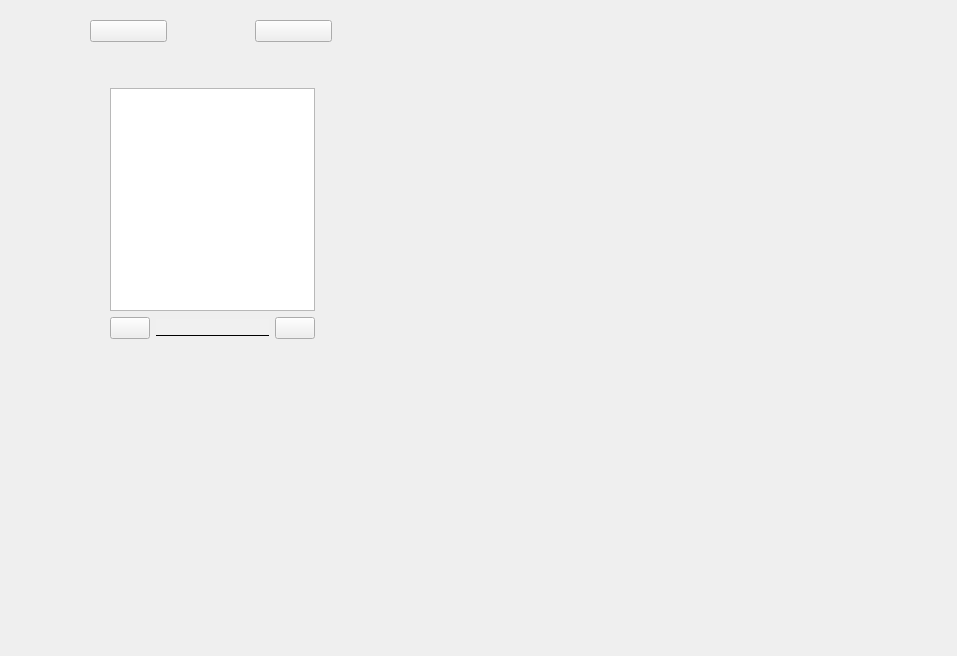
<?xml version="1.0" encoding="UTF-8"?>
<ui version="4.0">
 <class>Chat</class>
 <widget class="QWidget" name="Chat">
  <property name="geometry">
   <rect>
    <x>0</x>
    <y>0</y>
    <width>957</width>
    <height>656</height>
   </rect>
  </property>
  <property name="windowTitle">
   <string>Form</string>
  </property>
  <property name="styleSheet">
   <string notr="true">
QScrollBar:vertical {
      border: none;
 	  background-color: rgba(255, 255, 255);
      width: 4px;
      margin: 0px 0 0px 0;
  }
  QScrollBar::handle:vertical {
	 border: none;
     border-radius:2px;
      background: rgba(154, 154, 154, 150);
      min-height: 15px;
  }
QScrollBar::sub-line:vertical {
      border: none;
      height: 0px;
      subcontrol-position: top;
      subcontrol-origin: margin;
  }
QScrollBar::add-line:vertical {
      border: none;
      height: 0px;
      subcontrol-position: bottom;
      subcontrol-origin: margin;
  }
  QScrollBar::up-arrow:vertical, QScrollBar::down-arrow:vertical {
	border:none;
      width: 0px;
      height: 0px;
  }
  QScrollBar::add-page:vertical, QScrollBar::sub-page:vertical {
      background: none;
  }

</string>
  </property>
  <widget class="QWidget" name="verticalLayoutWidget">
   <property name="geometry">
    <rect>
     <x>90</x>
     <y>20</y>
     <width>242</width>
     <height>431</height>
    </rect>
   </property>
   <layout class="QVBoxLayout" name="verticalLayout">
    <item>
     <layout class="QHBoxLayout" name="horizontalLayout">
      <item>
       <widget class="QPushButton" name="Back">
        <property name="styleSheet">
         <string notr="true">border-image: url(:/ICON/picture/Back.ico);</string>
        </property>
        <property name="text">
         <string/>
        </property>
       </widget>
      </item>
      <item>
       <widget class="QLabel" name="FriendAccount">
        <property name="text">
         <string/>
        </property>
        <property name="alignment">
         <set>Qt::AlignCenter</set>
        </property>
       </widget>
      </item>
      <item>
       <widget class="QPushButton" name="Shop">
        <property name="styleSheet">
         <string notr="true">border-image: url(:/ICON/picture/home_128px_1149880_easyicon.net.ico);</string>
        </property>
        <property name="text">
         <string/>
        </property>
       </widget>
      </item>
     </layout>
    </item>
    <item>
     <widget class="QStackedWidget" name="stackedWidget">
      <property name="currentIndex">
       <number>0</number>
      </property>
      <widget class="QWidget" name="page_1">
       <widget class="QWidget" name="verticalLayoutWidget_2">
        <property name="geometry">
         <rect>
          <x>20</x>
          <y>40</y>
          <width>205</width>
          <height>251</height>
         </rect>
        </property>
        <layout class="QVBoxLayout" name="verticalLayout_2">
         <item>
          <widget class="QTextEdit" name="textEdit">
           <property name="horizontalScrollBarPolicy">
            <enum>Qt::ScrollBarAlwaysOff</enum>
           </property>
          </widget>
         </item>
         <item>
          <layout class="QHBoxLayout" name="horizontalLayout_2">
           <item>
            <widget class="QPushButton" name="GetUp">
             <property name="styleSheet">
              <string notr="true">border-image: url(:/ICON/sucai/add_128px_1206665_easyicon.net.ico);</string>
             </property>
             <property name="text">
              <string/>
             </property>
            </widget>
           </item>
           <item>
            <widget class="QLineEdit" name="MessagelineEdit">
             <property name="styleSheet">
              <string notr="true">border:none;
border-bottom:1px solid #000;
background-color: #F0F0F0;</string>
             </property>
            </widget>
           </item>
           <item>
            <widget class="QPushButton" name="SendMessage">
             <property name="styleSheet">
              <string notr="true">border-image: url(:/ICON/sucai/send_email_128px_1190680_easyicon.net.ico);</string>
             </property>
             <property name="text">
              <string/>
             </property>
            </widget>
           </item>
          </layout>
         </item>
        </layout>
       </widget>
      </widget>
      <widget class="QWidget" name="page_2">
       <widget class="QWidget" name="gridLayoutWidget">
        <property name="geometry">
         <rect>
          <x>10</x>
          <y>59</y>
          <width>201</width>
          <height>255</height>
         </rect>
        </property>
        <layout class="QGridLayout" name="gridLayout">
         <item row="4" column="0" colspan="2">
          <widget class="QPushButton" name="pushButton_3">
           <property name="styleSheet">
            <string notr="true">border-style:none;padding:10px;border-radius:5px;color:#1ABC9C;background:#E6F8F5;</string>
           </property>
           <property name="text">
            <string>设置备注和标签</string>
           </property>
          </widget>
         </item>
         <item row="6" column="0" colspan="2">
          <widget class="QLabel" name="Arealabel">
           <property name="text">
            <string>地区      陕西西安</string>
           </property>
          </widget>
         </item>
         <item row="0" column="0" rowspan="2" colspan="2">
          <layout class="QGridLayout" name="gridLayout_2">
           <item row="0" column="1">
            <widget class="QLabel" name="Remarklabel">
             <property name="text">
              <string>大傻逼</string>
             </property>
            </widget>
           </item>
           <item row="1" column="1">
            <widget class="QLabel" name="FriendAccountlabel">
             <property name="text">
              <string>账号：250</string>
             </property>
            </widget>
           </item>
           <item row="2" column="1">
            <widget class="QLabel" name="Nicknamelabel">
             <property name="text">
              <string>NickNamelabel</string>
             </property>
            </widget>
           </item>
           <item row="0" column="0" rowspan="3">
            <widget class="QLabel" name="HeadPicture">
             <property name="styleSheet">
              <string notr="true">border-image: url(:/美工按钮专用图/我.png);</string>
             </property>
             <property name="text">
              <string/>
             </property>
            </widget>
           </item>
          </layout>
         </item>
         <item row="5" column="0" colspan="2">
          <widget class="QLabel" name="label_6">
           <property name="styleSheet">
            <string notr="true"/>
           </property>
           <property name="text">
            <string/>
           </property>
          </widget>
         </item>
         <item row="2" column="0" rowspan="2" colspan="2">
          <widget class="QLabel" name="label_5">
           <property name="styleSheet">
            <string notr="true"/>
           </property>
           <property name="text">
            <string/>
           </property>
          </widget>
         </item>
         <item row="7" column="0" colspan="2">
          <layout class="QVBoxLayout" name="verticalLayout_4">
           <item>
            <widget class="QPushButton" name="pushButton_4">
             <property name="styleSheet">
              <string notr="true">border-style:none;padding:10px;border-radius:5px;color:#1ABC9C;background:#E6F8F5;</string>
             </property>
             <property name="text">
              <string>发布信息</string>
             </property>
            </widget>
           </item>
           <item>
            <widget class="QPushButton" name="SendMessageBt">
             <property name="styleSheet">
              <string notr="true">border-style:none;padding:10px;border-radius:5px;color:#1ABC9C;background:#E6F8F5;</string>
             </property>
             <property name="text">
              <string>发送消息</string>
             </property>
            </widget>
           </item>
           <item>
            <widget class="QPushButton" name="AddFriendBt">
             <property name="text">
              <string>添加好友</string>
             </property>
            </widget>
           </item>
          </layout>
         </item>
        </layout>
       </widget>
      </widget>
      <widget class="QWidget" name="page_3">
       <widget class="QWidget" name="verticalLayoutWidget_3">
        <property name="geometry">
         <rect>
          <x>20</x>
          <y>160</y>
          <width>171</width>
          <height>91</height>
         </rect>
        </property>
        <layout class="QVBoxLayout" name="verticalLayout_3">
         <item>
          <widget class="QLineEdit" name="SearchFriendAccount">
           <property name="styleSheet">
            <string notr="true">border:none;
border-bottom:1px solid #000;
background-color: #F0F0F0;</string>
           </property>
           <property name="inputMask">
            <string/>
           </property>
           <property name="text">
            <string/>
           </property>
           <property name="placeholderText">
            <string>请输入您要添加的好友</string>
           </property>
          </widget>
         </item>
         <item>
          <widget class="QPushButton" name="SearchFriendBt">
           <property name="text">
            <string>搜索:张蕊</string>
           </property>
          </widget>
         </item>
        </layout>
       </widget>
      </widget>
     </widget>
    </item>
   </layout>
  </widget>
 </widget>
 <resources/>
 <connections/>
</ui>
